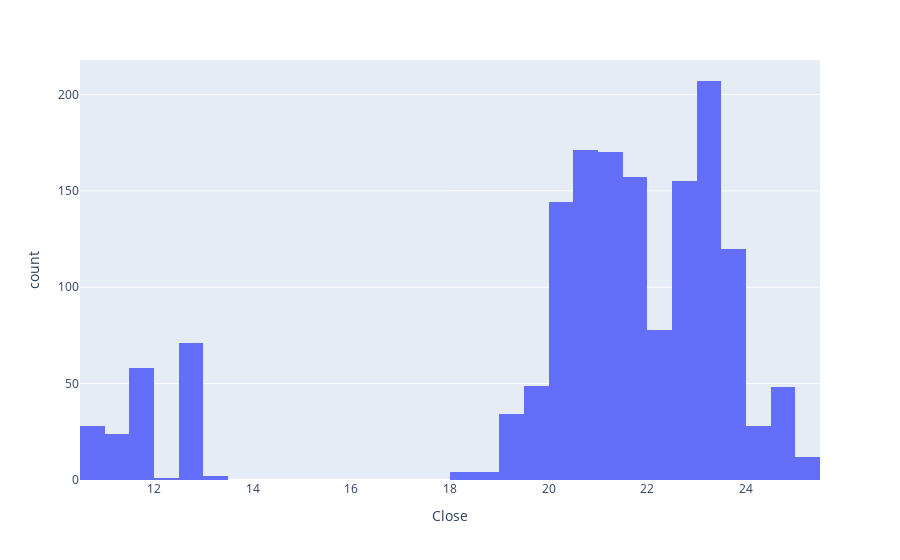

The notebook cell this image was saved under:
### Code cell
fig = px.histogram(pounds, x="Close")
fig.show()

### Figure 1 — Plotly figure (JSON) as saved in the notebook; plotly's stock layout.template omitted (floating-point values rounded to 4 significant figures; data arrays with more than 128 entries replaced by an {"elided": "..."} marker saying what was removed)
{"data": [{"alignmentgroup": "True", "bingroup": "x", "hovertemplate": "Close=%{x}<br>count=%{y}<extra></extra>", "legendgroup": "", "marker": {"color": "#636efa", "pattern": {"shape": ""}}, "name": "", "offsetgroup": "", "orientation": "v", "showlegend": false, "type": "histogram", "x": {"elided": "1565 float values"}, "xaxis": "x", "yaxis": "y"}], "layout": {"barmode": "relative", "legend": {"tracegroupgap": 0}, "margin": {"t": 60}, "xaxis": {"anchor": "y", "domain": [0, 1], "title": {"text": "Close"}}, "yaxis": {"anchor": "x", "domain": [0, 1], "title": {"text": "count"}}}}
